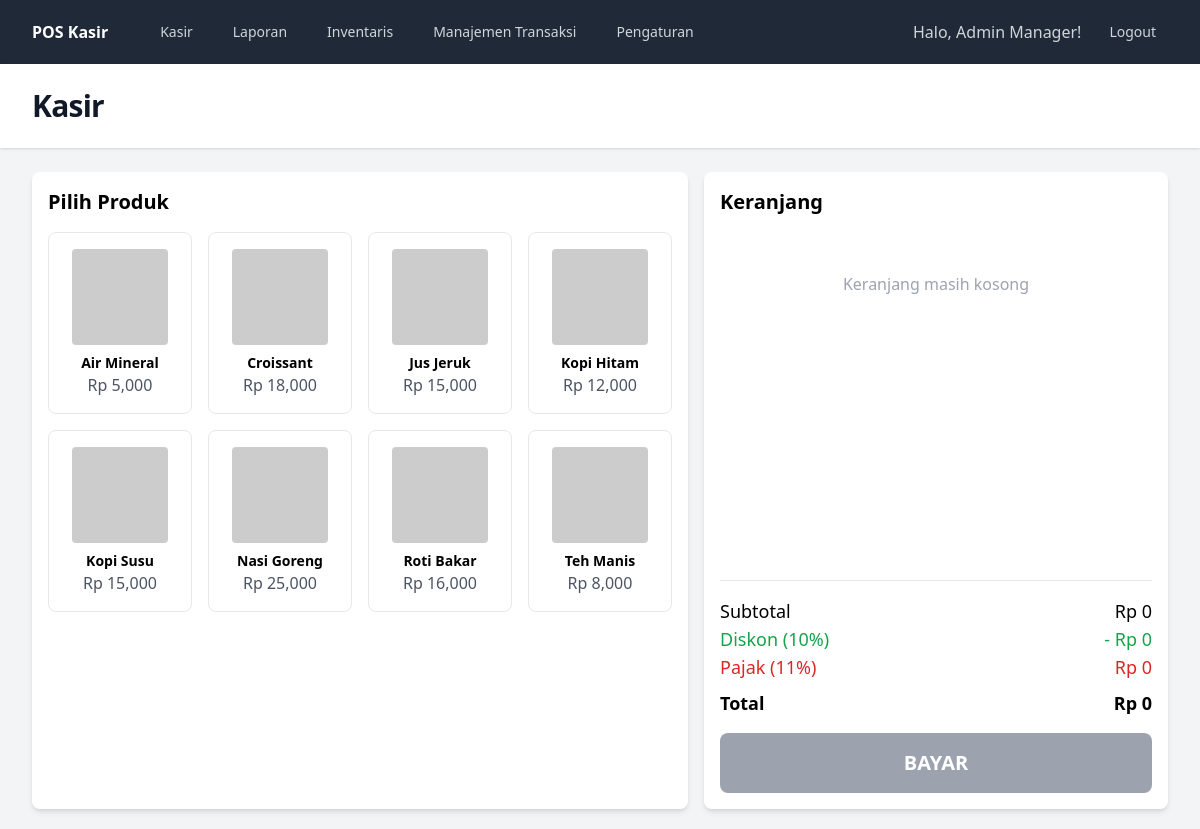
Page / (signed in) on the committed database.
### tables this page shows
CREATE TABLE products (
    id INTEGER PRIMARY KEY AUTOINCREMENT,
    name TEXT NOT NULL,
    price REAL NOT NULL,
    cost REAL NOT NULL,
    stock_quantity INTEGER NOT NULL DEFAULT 0, -- Stok saat ini
    low_stock_threshold INTEGER NOT NULL DEFAULT 10, -- Ambang batas stok rendah
    is_recipe INTEGER DEFAULT 0, -- Tandai jika produk ini adalah resep (F&B)
    image TEXT
);

### src/views/pos/index.php (the view, shortened to what this page needs)
<div class="grid grid-cols-12 gap-4">
    <div class="col-span-12 lg:col-span-7 bg-white p-4 rounded-lg shadow-md">
        <h2 class="text-xl font-bold mb-4">Pilih Produk</h2>
        <div id="product-list" class="grid grid-cols-2 md:grid-cols-3 lg:grid-cols-4 gap-4 max-h-[70vh] overflow-y-auto">
            <?php foreach ($products as $product): ?>
            <div class="product-card border rounded-lg p-4 flex flex-col items-center cursor-pointer hover:bg-gray-100 hover:shadow-lg transition"
                 data-id="<?= $product['id'] ?>"
                 data-name="<?= htmlspecialchars($product['name']) ?>"
                 data-price="<?= $product['price'] ?>">
                <img src="<?= htmlspecialchars($product['image']) ?>" alt="<?= htmlspecialchars($product['name']) ?>" class="w-24 h-24 object-cover mb-2 rounded">
                <h3 class="font-semibold text-center text-sm"><?= htmlspecialchars($product['name']) ?></h3>
                <p class="text-gray-600">Rp <?= number_format($product['price']) ?></p>
            </div>
            <?php endforeach; ?>
        </div>
    </div>
    <div class="col-span-12 lg:col-span-5 bg-white p-4 rounded-lg shadow-md flex flex-col">
        <h2 class="text-xl font-bold mb-4">Keranjang</h2>
        <div id="cart-items" class="flex-grow min-h-[40vh] overflow-y-auto">
        </div>
        <div class="border-t mt-4 pt-4">
            <div class="flex justify-between text-lg">
                <span>Subtotal</span>
                <span id="subtotal">Rp 0</span>
            </div>
            <div class="flex justify-between text-lg text-green-600">
                <span>Diskon (<span id="discount-rate-text">0</span>%)</span>
                <span id="discount">Rp 0</span>
            </div>
            <div class="flex justify-between text-lg text-red-600">
                <span>Pajak (<span id="tax-rate-text">0</span>%)</span>
                <span id="tax">Rp 0</span>
            </div>
            <div class="flex justify-between text-lg font-bold mt-2">
                <span>Total</span>
                <span id="total">Rp 0</span>
            </div>
            <button id="btn-pay" class="w-full bg-blue-600 text-white p-4 rounded-lg mt-4 font-bold text-xl hover:bg-blue-700 disabled:bg-gray-400" disabled>
                BAYAR
            </button>
        </div>
    </div>
</div>

### rows in the picture
products: name "Air Mineral", price "5,000"
products: name "Croissant", price "18,000"
products: name "Jus Jeruk", price "15,000"
products: name "Kopi Hitam", price "12,000"
products: name "Kopi Susu", price "15,000"
products: name "Nasi Goreng", price "25,000"
products: name "Roti Bakar", price "16,000"
products: name "Teh Manis", price "8,000"

### other values in the picture
$_SESSION['user_name'] "Admin Manager"
$title "Kasir"
